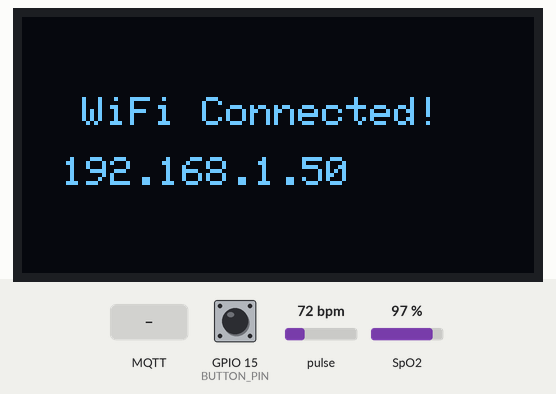
Bench run of a sketch on a simulated ESP32. On the bench: 128×64 one-colour display. The test bench sets the inputs (shaded band); at power-on: GPIO 15 (BUTTON_PIN) HIGH, pulse 72 bpm, SpO2 97 %. WiFi joins after 1.5 s; servers stay silent unless stated; no MQTT or app messages arrive unless stated; what the sketch prints to the serial monitor is not drawn.

Above: at 1.6 s.
At 6.8 s:
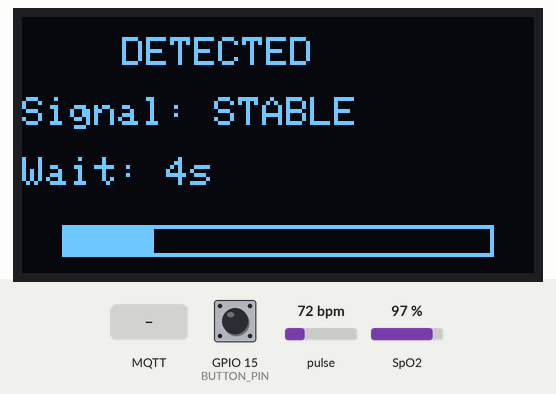
6.9 s: GPIO 15 (BUTTON_PIN) pulled LOW for 0.15 s
At 8.2 s:
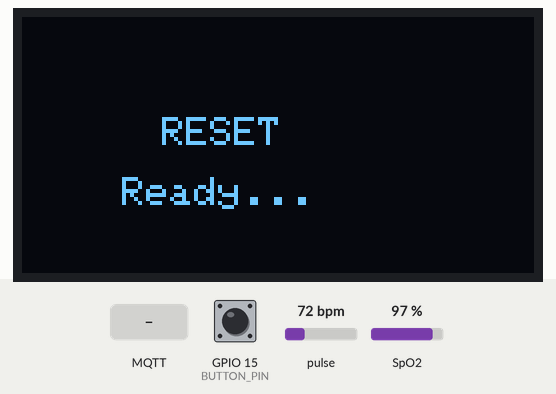
At 9.1 s:
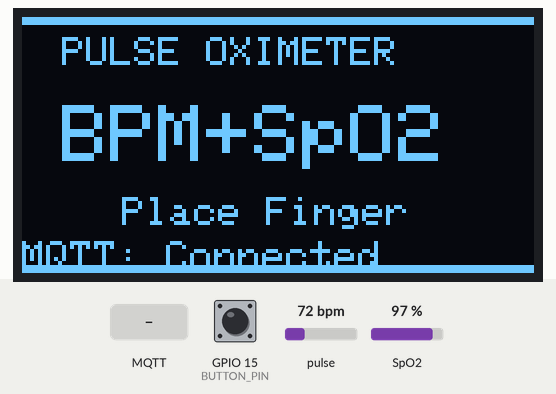
17.4 s: MQTT message "RESET" arrives on the first subscribed topic
22.6 s: MQTT message "STATUS" arrives on the first subscribed topic
25.1 s: GPIO 15 (BUTTON_PIN) pulled LOW for 3.2 s
29.8 s: MQTT message "1" arrives on the first subscribed topic
32.6 s: pulse set to 42 bpm
At 44.1 s:
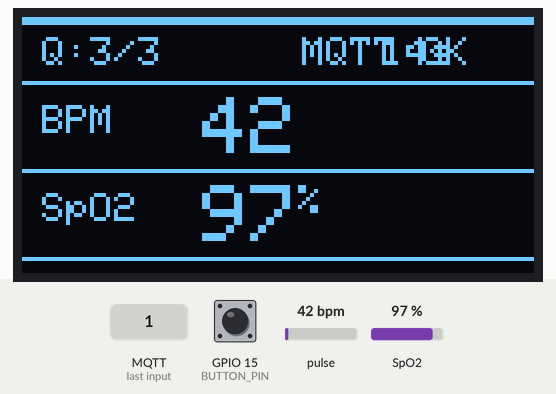

The sketch:

MAX30102_wifi_mqtt_ble.ino
```cpp
#include <Wire.h>
#include <Adafruit_GFX.h>
#include <Adafruit_SSD1306.h>
#include <WiFi.h>
#include <PubSubClient.h>
#include "MAX30105.h"
#include "heartRate.h"
#include "spo2_algorithm.h"

// ==== WiFi CONFIG ====
const char* ssid = "relme";          // Ganti dengan nama WiFi
const char* password = "hahaha99";   // Ganti dengan password WiFi

// ==== MQTT CONFIG ====
const char* mqtt_server = "broker.mqtt.cool";
const int mqtt_port = 1883;

// MQTT Topics
const char* topic_heartrate = "pulseox/heartrate";
const char* topic_spo2 = "pulseox/spo2";
const char* topic_status = "pulseox/status";
const char* topic_data = "pulseox/data";        // Combined data in JSON
const char* topic_command = "pulseox/command";   // Subscribe for commands

// ==== OLED CONFIG ====
#define SCREEN_WIDTH 128
#define SCREEN_HEIGHT 64
Adafruit_SSD1306 display(SCREEN_WIDTH, SCREEN_HEIGHT, &Wire, -1);

// ==== MAX30102 OBJECT ====
MAX30105 particleSensor;

// ==== MQTT CLIENT ====
WiFiClient espClient;
PubSubClient mqttClient(espClient);

// ==== RESET BUTTON ====
#define BUTTON_PIN 15
bool buttonPressed = false;

// SpO2 Variables - Smaller buffer for faster response
int32_t bufferLength = 50;
int32_t spo2;
int8_t validSPO2;
int32_t heartRate;
int8_t validHeartRate;
uint32_t irBuffer[50];
uint32_t redBuffer[50];

// Averaging variables
#define MAX_ATTEMPTS 3
int validReadings = 0;
int totalHR = 0;
int totalSpO2 = 0;

// Final results
int finalHeartRate = 0;
int finalSpO2 = 0;
bool measurementComplete = false;

// Auto-reset timer
unsigned long measurementCompleteTime = 0;
const unsigned long AUTO_RESET_DELAY = 15000;

// Finger detection
unsigned long fingerRemovedTime = 0;
const unsigned long FINGER_REMOVED_DELAY = 3000;

// Sensor stabilization
unsigned long fingerDetectedTime = 0;
const unsigned long STABILIZATION_TIME = 5000;
bool sensorStabilized = false;

// Signal quality monitoring
long lastIRValue = 0;
bool signalStable = false;

// WiFi & MQTT status
bool wifiConnected = false;
bool mqttConnected = false;

// MQTT reconnect timer
unsigned long lastMqttReconnectAttempt = 0;

void setup() {
  Serial.begin(115200);
  Wire.begin(21, 22);

  pinMode(BUTTON_PIN, INPUT_PULLUP);

  // ==== OLED INIT ====
  if (!display.begin(SSD1306_SWITCHCAPVCC, 0x3C)) {
    Serial.println("OLED not found!");
    while (1);
  }
  display.clearDisplay();
  display.setTextSize(1);
  display.setTextColor(SSD1306_WHITE);

  // ==== WiFi INIT ====
  connectWiFi();

  // ==== MQTT INIT ====
  mqttClient.setServer(mqtt_server, mqtt_port);
  mqttClient.setCallback(mqttCallback);
  mqttClient.setBufferSize(512);

  connectMQTT();

  Serial.println("Initializing MAX30102...");

  // ==== MAX30102 INIT ====
  if (!particleSensor.begin(Wire, I2C_SPEED_FAST)) {
    Serial.println("MAX30102 not found!");
    display.println("SENSOR ERROR!");
    display.display();
    publishStatus("ERROR: Sensor not found");
    while (1);
  }

  // Optimized configuration
  byte ledBrightness = 0x4F;
  byte sampleAverage = 4;
  byte ledMode = 2;
  byte sampleRate = 400;
  int pulseWidth = 411;
  int adcRange = 4096;

  particleSensor.setup(ledBrightness, sampleAverage, ledMode, sampleRate, pulseWidth, adcRange);
  particleSensor.setPulseAmplitudeRed(0x4F);
  particleSensor.setPulseAmplitudeIR(0x4F);
  particleSensor.enableDIETEMPRDY();

  showWelcomeScreen();
  publishStatus("READY: Device initialized");
}

void loop() {
  // Maintain MQTT connection
  if (!mqttClient.connected()) {
    unsigned long now = millis();
    if (now - lastMqttReconnectAttempt > 5000) {
      lastMqttReconnectAttempt = now;
      if (connectMQTT()) {
        lastMqttReconnectAttempt = 0;
      }
    }
  } else {
    mqttClient.loop();
  }

  // Check reset button
  if (digitalRead(BUTTON_PIN) == LOW) {
    if (!buttonPressed) {
      buttonPressed = true;
      resetMeasurement();
      delay(300);
    }
  } else {
    buttonPressed = false;
  }

  // If measurement complete
  if (measurementComplete) {
    long irValue = particleSensor.getIR();
    unsigned long currentTime = millis();

    // Check if finger removed
    if (irValue < 30000) {
      if (fingerRemovedTime == 0) {
        fingerRemovedTime = currentTime;
      }

      if (currentTime - fingerRemovedTime >= FINGER_REMOVED_DELAY) {
        display.clearDisplay();
        display.setTextSize(1);
        display.setCursor(20, 28);
        display.println("Finger Off");
        display.display();
        publishStatus("Finger removed");
        delay(1000);
        resetMeasurement();
        return;
      }
    } else {
      fingerRemovedTime = 0;
    }

    // Auto reset after timeout
    if (currentTime - measurementCompleteTime >= AUTO_RESET_DELAY) {
      resetMeasurement();
      return;
    }

    displayFinalResults();
    delay(1000);
    return;
  }

  // ==============================
  // FINGER DETECTION & STABILIZATION
  // ==============================
  long irValue = particleSensor.getIR();

  if (irValue < 30000) {
    display.clearDisplay();
    display.setTextSize(1);
    display.setCursor(15, 20);
    display.println("Place Finger");
    display.setCursor(25, 35);
    display.println("On Sensor");

    // Show WiFi/MQTT status
    display.setCursor(0, 55);
    if (wifiConnected && mqttConnected) {
      display.print("MQTT:OK");
    } else if (wifiConnected) {
      display.print("WiFi:OK");
    } else {
      display.print("Offline");
    }

    display.display();

    Serial.print("IR Value: ");
    Serial.println(irValue);

    sensorStabilized = false;
    fingerDetectedTime = 0;
    signalStable = false;
    delay(500);
    return;
  }

  // Finger detected, start stabilization
  if (!sensorStabilized) {
    if (fingerDetectedTime == 0) {
      fingerDetectedTime = millis();
      lastIRValue = irValue;
      Serial.println("Finger detected, stabilizing...");
      publishStatus("Finger detected, stabilizing...");
    }

    // Check signal stability
    long irChange = abs(irValue - lastIRValue);
    if (irChange < 1000) {
      if (!signalStable) {
        signalStable = true;
        Serial.println("Signal stable!");
      }
    } else {
      signalStable = false;
    }
    lastIRValue = irValue;

    unsigned long stabilizationElapsed = millis() - fingerDetectedTime;
    int secondsRemaining = (STABILIZATION_TIME - stabilizationElapsed) / 1000 + 1;

    display.clearDisplay();
    display.setTextSize(1);

    // Title
    display.setCursor(25, 5);
    display.println("DETECTED");

    // Signal status
    display.setCursor(0, 20);
    display.print("Signal: ");
    if (signalStable) {
      display.println("STABLE");
    } else {
      display.println("---");
    }

    // Countdown
    display.setCursor(0, 35);
    display.print("Wait: ");
    display.print(secondsRemaining);
    display.println("s");

    // Progress bar
    int progress = map(stabilizationElapsed, 0, STABILIZATION_TIME, 0, 108);
    display.drawRect(10, 52, 108, 8, SSD1306_WHITE);
    display.fillRect(10, 52, progress, 8, SSD1306_WHITE);

    display.display();

    if (stabilizationElapsed >= STABILIZATION_TIME && signalStable) {
      sensorStabilized = true;
      Serial.println("Sensor stabilized, starting measurement...");
      publishStatus("Starting measurement...");
    } else if (stabilizationElapsed >= STABILIZATION_TIME + 3000) {
      sensorStabilized = true;
      Serial.println("Force start measurement...");
    }

    delay(100);
    return;
  }

  // ==============================
  // MULTIPLE READINGS
  // ==============================
  Serial.println("\n=== STARTING MEASUREMENT ===");
  publishStatus("MEASURING: In progress");

  validReadings = 0;
  totalHR = 0;
  totalSpO2 = 0;

  for (int attempt = 1; attempt <= MAX_ATTEMPTS; attempt++) {
    Serial.print("\nAttempt ");
    Serial.print(attempt);
    Serial.print("/");
    Serial.println(MAX_ATTEMPTS);

    // Show attempt progress
    display.clearDisplay();
    display.setTextSize(1);
    display.setCursor(15, 15);
    display.print("Measuring ");
    display.print(attempt);
    display.print("/");
    display.println(MAX_ATTEMPTS);
    display.setCursor(20, 35);
    display.println("Stay Still");
    display.display();

    // ==============================
    // READ SAMPLES
    // ==============================
    bool samplingSuccessful = true;
    for (int i = 0; i < bufferLength; i++) {
      unsigned long sampleStartTime = millis();

      while (!particleSensor.available()) {
        particleSensor.check();
        if (millis() - sampleStartTime > 1000) {
          Serial.println("Timeout reading sensor!");
          samplingSuccessful = false;
          break;
        }
      }

      if (!samplingSuccessful) break;

      redBuffer[i] = particleSensor.getRed();
      irBuffer[i] = particleSensor.getIR();
      particleSensor.nextSample();

      // Check if finger still present
      if (irBuffer[i] < 20000) {
        Serial.println("Finger removed during measurement!");
        display.clearDisplay();
        display.setTextSize(1);
        display.setCursor(15, 28);
        display.println("Finger Off!");
        display.display();
        publishStatus("ERROR: Finger removed during measurement");
        delay(2000);
        resetMeasurement();
        return;
      }

      // Progress update every 10 samples
      if (i % 10 == 0) {
        display.clearDisplay();
        display.setTextSize(1);
        display.setCursor(15, 10);
        display.print("Measuring ");
        display.print(attempt);
        display.print("/");
        display.println(MAX_ATTEMPTS);

        int progress = map(i, 0, bufferLength, 0, 100);
        display.setCursor(35, 25);
        display.print(progress);
        display.println("%");

        // Progress bar
        display.drawRect(10, 45, 108, 12, SSD1306_WHITE);
        display.fillRect(12, 47, map(i, 0, bufferLength, 0, 104), 8, SSD1306_WHITE);

        display.display();
      }
    }

    if (!samplingSuccessful) {
      Serial.println("Sampling failed, retrying...");
      continue;
    }

    // ==============================
    // CALCULATE SPO2 & HEART RATE
    // ==============================
    display.clearDisplay();
    display.setTextSize(1);
    display.setCursor(20, 28);
    display.println("Processing...");
    display.display();

    spo2 = 0;
    heartRate = 0;
    validSPO2 = 0;
    validHeartRate = 0;

    maxim_heart_rate_and_oxygen_saturation(
        irBuffer, bufferLength, redBuffer,
        &spo2, &validSPO2, &heartRate, &validHeartRate
    );

    // ==============================
    // VALIDATION
    // ==============================
    Serial.print("Raw HR: ");
    Serial.print(heartRate);
    Serial.print(" | Valid HR: ");
    Serial.println(validHeartRate);
    Serial.print("Raw SpO2: ");
    Serial.print(spo2);
    Serial.print(" | Valid SpO2: ");
    Serial.println(validSPO2);

    bool hrValid = (heartRate >= 30 && heartRate <= 220);
    bool spo2Valid = (spo2 >= 60 && spo2 <= 100);

    if (validHeartRate == 1 && validSPO2 == 1) {
      hrValid = true;
      spo2Valid = true;
    }

    if (hrValid && spo2Valid) {
      validReadings++;
      totalHR += heartRate;
      totalSpO2 += spo2;

      Serial.println("✓ Valid reading");

      display.clearDisplay();
      display.setTextSize(1);
      display.setCursor(30, 20);
      display.println("Valid!");
      display.setCursor(25, 35);
      display.print(validReadings);
      display.print("/");
      display.print(MAX_ATTEMPTS);
      display.display();
      delay(800);
    } else {
      Serial.println("✗ Invalid reading");

      display.clearDisplay();
      display.setTextSize(1);
      display.setCursor(25, 28);
      display.println("Retrying...");
      display.display();
      delay(1000);
    }

    delay(300);
  }

  // ==============================
  // CALCULATE AVERAGE & SAVE
  // ==============================
  Serial.print("\n=== FINAL RESULT ===");
  Serial.print("\nValid readings: ");
  Serial.print(validReadings);
  Serial.print("/");
  Serial.println(MAX_ATTEMPTS);

  if (validReadings >= 1) {
    finalHeartRate = totalHR / validReadings;
    finalSpO2 = totalSpO2 / validReadings;
    measurementComplete = true;
    measurementCompleteTime = millis();
    fingerRemovedTime = 0;

    Serial.print("Heart Rate (avg): ");
    Serial.print(finalHeartRate);
    Serial.println(" bpm");
    Serial.print("SpO2 (avg): ");
    Serial.print(finalSpO2);
    Serial.println(" %");
    Serial.println("===================\n");

    // Publish to MQTT
    publishMeasurement();

    displayFinalResults();

  } else {
    if (totalHR > 0 && totalSpO2 > 0) {
      finalHeartRate = totalHR / MAX_ATTEMPTS;
      finalSpO2 = totalSpO2 / MAX_ATTEMPTS;
      measurementComplete = true;
      measurementCompleteTime = millis();

      Serial.print("Using average of all data:");
      Serial.print("HR: ");
      Serial.print(finalHeartRate);
      Serial.print(" SpO2: ");
      Serial.println(finalSpO2);

      // Publish to MQTT
      publishMeasurement();

      displayFinalResults();
    } else {
      display.clearDisplay();
      display.setTextSize(1);
      display.setCursor(30, 15);
      display.println("Failed!");
      display.setCursor(0, 35);
      display.println("Clean sensor &");
      display.setCursor(15, 45);
      display.println("try again");
      display.display();

      publishStatus("ERROR: Measurement failed");

      Serial.println("Measurement completely failed!");
      Serial.println("Retrying in 3 seconds...\n");
      delay(3000);
      resetMeasurement();
    }
  }
}

// ==== WiFi Functions ====
void connectWiFi() {
  Serial.println("Connecting to WiFi...");
  display.clearDisplay();
  display.setTextSize(1);
  display.setCursor(10, 20);
  display.println("Connecting WiFi");
  display.display();

  WiFi.begin(ssid, password);

  int attempts = 0;
  while (WiFi.status() != WL_CONNECTED && attempts < 20) {
    delay(500);
    Serial.print(".");
    attempts++;
  }

  if (WiFi.status() == WL_CONNECTED) {
    wifiConnected = true;
    Serial.println("\nWiFi connected!");
    Serial.print("IP: ");
    Serial.println(WiFi.localIP());

    display.clearDisplay();
    display.setTextSize(1);
    display.setCursor(15, 20);
    display.println("WiFi Connected!");
    display.setCursor(10, 35);
    display.print(WiFi.localIP());
    display.display();
    delay(2000);
  } else {
    wifiConnected = false;
    Serial.println("\nWiFi connection failed!");
    display.clearDisplay();
    display.setTextSize(1);
    display.setCursor(10, 28);
    display.println("WiFi Failed!");
    display.display();
    delay(2000);
  }
}

// ==== MQTT Functions ====
bool connectMQTT() {
  if (!wifiConnected) {
    Serial.println("WiFi not connected, skipping MQTT");
    return false;
  }

  Serial.print("Connecting to MQTT broker...");

  // Connect without username, password, or client ID
  if (mqttClient.connect("")) {
    mqttConnected = true;
    Serial.println("Connected!");

    // Subscribe to command topic
    mqttClient.subscribe(topic_command);
    Serial.print("Subscribed to: ");
    Serial.println(topic_command);

    publishStatus("ONLINE: Device connected");

    return true;
  } else {
    mqttConnected = false;
    Serial.print("Failed, rc=");
    Serial.println(mqttClient.state());
    return false;
  }
}

void mqttCallback(char* topic, byte* payload, unsigned int length) {
  Serial.print("Message arrived [");
  Serial.print(topic);
  Serial.print("]: ");

  String message = "";
  for (int i = 0; i < length; i++) {
    message += (char)payload[i];
  }
  Serial.println(message);

  // Handle commands
  if (String(topic) == topic_command) {
    if (message == "RESET") {
      Serial.println("Reset command received");
      resetMeasurement();
    } else if (message == "STATUS") {
      publishStatus("READY: Device online");
    }
  }
}

void publishMeasurement() {
  if (!mqttConnected) {
    Serial.println("MQTT not connected, skipping publish");
    return;
  }

  char hrMsg[10];
  char spo2Msg[10];
  char jsonMsg[200];

  // Publish individual topics
  sprintf(hrMsg, "%d", finalHeartRate);
  sprintf(spo2Msg, "%d", finalSpO2);

  mqttClient.publish(topic_heartrate, hrMsg, true);
  mqttClient.publish(topic_spo2, spo2Msg, true);

  // Publish combined JSON
  sprintf(jsonMsg, "{\"heartrate\":%d,\"spo2\":%d,\"quality\":%d,\"timestamp\":%lu}",
          finalHeartRate, finalSpO2, validReadings, millis());
  mqttClient.publish(topic_data, jsonMsg, true);

  publishStatus("COMPLETE: Measurement published");

  Serial.println("Data published to MQTT:");
  Serial.print("  Heart Rate: ");
  Serial.println(hrMsg);
  Serial.print("  SpO2: ");
  Serial.println(spo2Msg);
  Serial.print("  JSON: ");
  Serial.println(jsonMsg);
}

void publishStatus(const char* status) {
  if (!mqttConnected) return;

  mqttClient.publish(topic_status, status);
  Serial.print("Status published: ");
  Serial.println(status);
}

void displayFinalResults() {
  display.clearDisplay();

  // Top border
  display.drawLine(0, 0, 128, 0, SSD1306_WHITE);
  display.drawLine(0, 1, 128, 1, SSD1306_WHITE);

  // Quality indicator
  display.setTextSize(1);
  display.setCursor(5, 5);
  display.print("Q:");
  display.print(validReadings);
  display.print("/");
  display.print(MAX_ATTEMPTS);

  // MQTT status
  display.setCursor(70, 5);
  if (mqttConnected) {
    display.print("MQTT:OK");
  } else {
    display.print("OFFLINE");
  }

  // Divider
  display.drawLine(0, 16, 128, 16, SSD1306_WHITE);

  // Heart Rate
  display.setTextSize(1);
  display.setCursor(5, 22);
  display.println("BPM");

  display.setTextSize(2);
  display.setCursor(45, 20);
  display.print(finalHeartRate);

  // Middle divider
  display.drawLine(0, 38, 128, 38, SSD1306_WHITE);

  // SpO2
  display.setTextSize(1);
  display.setCursor(5, 44);
  display.println("SpO2");

  display.setTextSize(2);
  display.setCursor(45, 42);
  display.print(finalSpO2);
  display.setTextSize(1);
  display.print("%");

  // Bottom border with countdown
  display.drawLine(0, 60, 128, 60, SSD1306_WHITE);

  unsigned long timeRemaining = AUTO_RESET_DELAY - (millis() - measurementCompleteTime);
  int secondsRemaining = timeRemaining / 1000;

  display.setTextSize(1);
  display.setCursor(90, 5);
  display.print(secondsRemaining);
  display.print("s");

  display.display();
}

void showWelcomeScreen() {
  display.clearDisplay();

  // Top border
  display.drawLine(0, 0, 128, 0, SSD1306_WHITE);
  display.drawLine(0, 1, 128, 1, SSD1306_WHITE);

  display.setTextSize(1);
  display.setCursor(10, 5);
  display.println("PULSE OXIMETER");

  // Middle section
  display.setTextSize(2);
  display.setCursor(10, 22);
  display.println("BPM+SpO2");

  display.setTextSize(1);
  display.setCursor(25, 45);
  display.println("Place Finger");

  // Connection status
  display.setCursor(0, 56);
  if (wifiConnected && mqttConnected) {
    display.print("MQTT: Connected");
  } else if (wifiConnected) {
    display.print("WiFi: Connected");
  } else {
    display.print("Offline Mode");
  }

  // Bottom border
  display.drawLine(0, 62, 128, 62, SSD1306_WHITE);
  display.drawLine(0, 63, 128, 63, SSD1306_WHITE);

  display.display();
  delay(2000);
}

void resetMeasurement() {
  Serial.println("\n=== RESET MEASUREMENT ===\n");

  measurementComplete = false;
  finalHeartRate = 0;
  finalSpO2 = 0;
  spo2 = 0;
  heartRate = 0;
  measurementCompleteTime = 0;
  fingerRemovedTime = 0;
  sensorStabilized = false;
  fingerDetectedTime = 0;
  validReadings = 0;
  totalHR = 0;
  totalSpO2 = 0;
  signalStable = false;

  publishStatus("RESET: Device ready");

  display.clearDisplay();
  display.setTextSize(1);
  display.setCursor(35, 25);
  display.println("RESET");
  display.setCursor(25, 40);
  display.println("Ready...");
  display.display();

  delay(1500);
  showWelcomeScreen();
}
```

Measured:
- after the input at 6.9 s, the display: first differs from a run without the input after 0.15 s (image 2)
- what the display in image 0 shows lasts 2.1 s, from 1.6 s to 3.7 s
- what the display in image 2 shows lasts 1.5 s, from 7.1 s to 8.6 s
- what the display in image 3 shows lasts 2.3 s, from 8.6 s to 10.9 s
